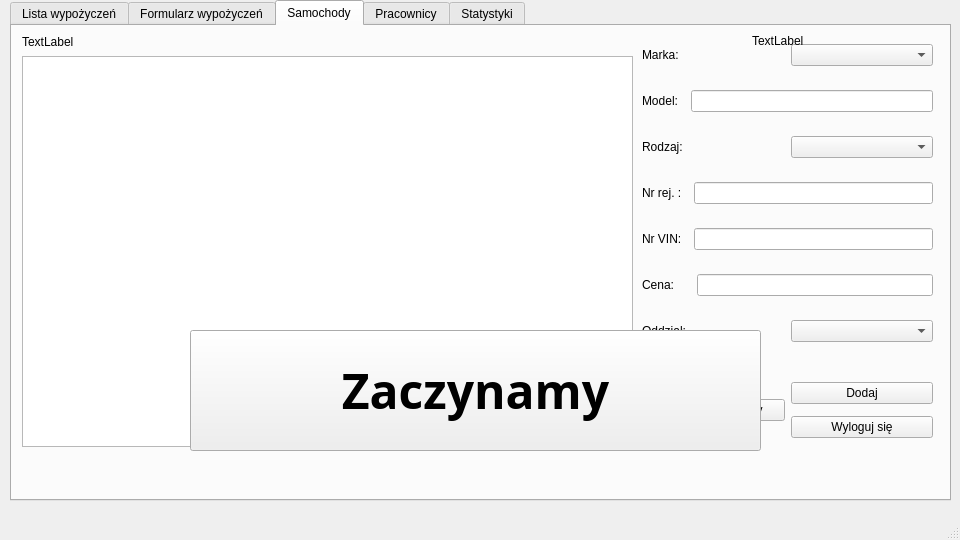
<?xml version="1.0" encoding="UTF-8"?>
<ui version="4.0">
 <class>pracownikWindow</class>
 <widget class="QMainWindow" name="pracownikWindow">
  <property name="windowModality">
   <enum>Qt::WindowModal</enum>
  </property>
  <property name="geometry">
   <rect>
    <x>0</x>
    <y>0</y>
    <width>960</width>
    <height>540</height>
   </rect>
  </property>
  <property name="windowTitle">
   <string>Wypożyczalnia samochodów - widok pracownika</string>
  </property>
  <widget class="QWidget" name="centralwidget">
   <widget class="QTabWidget" name="tabWidget">
    <property name="geometry">
     <rect>
      <x>10</x>
      <y>0</y>
      <width>941</width>
      <height>501</height>
     </rect>
    </property>
    <property name="tabPosition">
     <enum>QTabWidget::North</enum>
    </property>
    <property name="currentIndex">
     <number>2</number>
    </property>
    <widget class="QWidget" name="tab_listaWyp">
     <attribute name="title">
      <string>Lista wypożyczeń</string>
     </attribute>
     <widget class="QWidget" name="layoutWidget">
      <property name="geometry">
       <rect>
        <x>10</x>
        <y>10</y>
        <width>921</width>
        <height>421</height>
       </rect>
      </property>
      <layout class="QVBoxLayout" name="verticalLayout_listWyp">
       <item>
        <layout class="QHBoxLayout" name="horizontalLayout_listWyp">
         <item>
          <widget class="QComboBox" name="comboBox"/>
         </item>
         <item>
          <layout class="QHBoxLayout" name="horizontalLayout_listWyp_oaow">
           <item>
            <widget class="QPushButton" name="pushButton_oddany">
             <property name="text">
              <string>Oddany</string>
             </property>
            </widget>
           </item>
           <item>
            <widget class="QPushButton" name="pushButton_anulujwyp">
             <property name="text">
              <string>Anuluj wypożyczenie</string>
             </property>
            </widget>
           </item>
           <item>
            <widget class="QPushButton" name="pushButton_listWyp_odswiez">
             <property name="text">
              <string>Odśwież</string>
             </property>
            </widget>
           </item>
           <item>
            <widget class="QPushButton" name="pushButton_listWyp_wyloguj">
             <property name="text">
              <string>Wyloguj się</string>
             </property>
            </widget>
           </item>
          </layout>
         </item>
        </layout>
       </item>
       <item>
        <widget class="QLabel" name="label_listWyp">
         <property name="text">
          <string>TextLabel</string>
         </property>
        </widget>
       </item>
       <item>
        <widget class="QListWidget" name="listWidget_listaWyp"/>
       </item>
      </layout>
     </widget>
    </widget>
    <widget class="QWidget" name="tab_formWyp">
     <attribute name="title">
      <string>Formularz wypożyczeń</string>
     </attribute>
     <widget class="QGroupBox" name="groupBox_form">
      <property name="geometry">
       <rect>
        <x>630</x>
        <y>10</y>
        <width>291</width>
        <height>331</height>
       </rect>
      </property>
      <property name="title">
       <string/>
      </property>
      <property name="checkable">
       <bool>false</bool>
      </property>
      <layout class="QVBoxLayout" name="verticalLayout">
       <item>
        <layout class="QHBoxLayout" name="horizontalLayout_form_imie">
         <item>
          <widget class="QLabel" name="label_form_imie">
           <property name="text">
            <string>Imie:         </string>
           </property>
          </widget>
         </item>
         <item>
          <widget class="QLineEdit" name="lineEdit_form_imie"/>
         </item>
        </layout>
       </item>
       <item>
        <layout class="QHBoxLayout" name="horizontalLayout_form_nazwisko">
         <item>
          <widget class="QLabel" name="label_form_nazwisko">
           <property name="text">
            <string>Nazwisko:</string>
           </property>
          </widget>
         </item>
         <item>
          <widget class="QLineEdit" name="lineEdit_form_nazwisko"/>
         </item>
        </layout>
       </item>
       <item>
        <layout class="QHBoxLayout" name="horizontalLayout_form_email">
         <item>
          <widget class="QLabel" name="label_form_email">
           <property name="text">
            <string>E-mail:     </string>
           </property>
          </widget>
         </item>
         <item>
          <widget class="QLineEdit" name="lineEdit_form_email"/>
         </item>
        </layout>
       </item>
       <item>
        <layout class="QHBoxLayout" name="horizontalLayout_form_tel">
         <item>
          <widget class="QLabel" name="label_form_tel">
           <property name="text">
            <string>Nr. tel.:     </string>
           </property>
          </widget>
         </item>
         <item>
          <widget class="QLineEdit" name="lineEdit_form_tel"/>
         </item>
        </layout>
       </item>
       <item>
        <layout class="QHBoxLayout" name="horizontalLayout_pesel">
         <item>
          <widget class="QLabel" name="label_form_pesel">
           <property name="text">
            <string>Pesel:        </string>
           </property>
          </widget>
         </item>
         <item>
          <widget class="QLineEdit" name="lineEdit_form_pesel"/>
         </item>
        </layout>
       </item>
       <item>
        <layout class="QHBoxLayout" name="horizontalLayout_form_dataOd">
         <item>
          <widget class="QLabel" name="label_form_dataOd">
           <property name="text">
            <string>Data od:</string>
           </property>
          </widget>
         </item>
         <item>
          <widget class="QDateEdit" name="dateEdit_form_dataOd"/>
         </item>
        </layout>
       </item>
       <item>
        <layout class="QHBoxLayout" name="horizontalLayout_form_dataDo">
         <item>
          <widget class="QLabel" name="label_form_dataDo">
           <property name="text">
            <string>Data do:</string>
           </property>
          </widget>
         </item>
         <item>
          <widget class="QDateEdit" name="dateEdit_form_dataDo"/>
         </item>
        </layout>
       </item>
      </layout>
     </widget>
     <widget class="QListWidget" name="listWidget_form">
      <property name="geometry">
       <rect>
        <x>10</x>
        <y>30</y>
        <width>611</width>
        <height>391</height>
       </rect>
      </property>
     </widget>
     <widget class="QLabel" name="label_form">
      <property name="geometry">
       <rect>
        <x>10</x>
        <y>10</y>
        <width>601</width>
        <height>20</height>
       </rect>
      </property>
      <property name="text">
       <string>TextLabel</string>
      </property>
     </widget>
     <widget class="QWidget" name="layoutWidget">
      <property name="geometry">
       <rect>
        <x>630</x>
        <y>350</y>
        <width>291</width>
        <height>69</height>
       </rect>
      </property>
      <layout class="QHBoxLayout" name="horizontalLayout_2">
       <item>
        <widget class="QPushButton" name="pushButton_form_poka">
         <property name="text">
          <string>Pokaż samochody</string>
         </property>
        </widget>
       </item>
       <item>
        <layout class="QVBoxLayout" name="verticalLayout_2">
         <item>
          <widget class="QPushButton" name="pushButton_form_wypozycz">
           <property name="text">
            <string>Wypożycz</string>
           </property>
          </widget>
         </item>
         <item>
          <widget class="QPushButton" name="pushButton_form_wyloguj">
           <property name="text">
            <string>Wyloguj się</string>
           </property>
          </widget>
         </item>
        </layout>
       </item>
      </layout>
     </widget>
    </widget>
    <widget class="QWidget" name="tab_Samochody">
     <attribute name="title">
      <string>Samochody</string>
     </attribute>
     <widget class="QListWidget" name="listWidget_sam">
      <property name="geometry">
       <rect>
        <x>10</x>
        <y>30</y>
        <width>611</width>
        <height>391</height>
       </rect>
      </property>
     </widget>
     <widget class="QWidget" name="layoutWidget">
      <property name="geometry">
       <rect>
        <x>630</x>
        <y>0</y>
        <width>291</width>
        <height>341</height>
       </rect>
      </property>
      <layout class="QVBoxLayout" name="verticalLayout_sam">
       <item>
        <layout class="QHBoxLayout" name="horizontalLayout_sam_marka">
         <item>
          <widget class="QLabel" name="label_sam_marka">
           <property name="text">
            <string>Marka:</string>
           </property>
          </widget>
         </item>
         <item>
          <widget class="QComboBox" name="comboBox_sam_marka"/>
         </item>
        </layout>
       </item>
       <item>
        <layout class="QHBoxLayout" name="horizontalLayout_sam_model">
         <item>
          <widget class="QLabel" name="label_sam_model">
           <property name="text">
            <string>Model:  </string>
           </property>
          </widget>
         </item>
         <item>
          <widget class="QLineEdit" name="lineEdit_sam_model"/>
         </item>
        </layout>
       </item>
       <item>
        <layout class="QHBoxLayout" name="horizontalLayout_sam_rodzaj">
         <item>
          <widget class="QLabel" name="label_sam_rodzaj">
           <property name="text">
            <string>Rodzaj:</string>
           </property>
          </widget>
         </item>
         <item>
          <widget class="QComboBox" name="comboBox_sam_rodzaj"/>
         </item>
        </layout>
       </item>
       <item>
        <layout class="QHBoxLayout" name="horizontalLayout_sam_nrrej">
         <item>
          <widget class="QLabel" name="label_sam_nrrej">
           <property name="text">
            <string>Nr rej. :  </string>
           </property>
          </widget>
         </item>
         <item>
          <widget class="QLineEdit" name="lineEdit_sam_nrrej"/>
         </item>
        </layout>
       </item>
       <item>
        <layout class="QHBoxLayout" name="horizontalLayout_sam_vin">
         <item>
          <widget class="QLabel" name="label_sam_vin">
           <property name="text">
            <string>Nr VIN:  </string>
           </property>
          </widget>
         </item>
         <item>
          <widget class="QLineEdit" name="lineEdit_sam_vin"/>
         </item>
        </layout>
       </item>
       <item>
        <layout class="QHBoxLayout" name="horizontalLayout_sam_cena">
         <item>
          <widget class="QLabel" name="label_sam_cena">
           <property name="text">
            <string>Cena:     </string>
           </property>
          </widget>
         </item>
         <item>
          <widget class="QLineEdit" name="lineEdit_sam_cena"/>
         </item>
        </layout>
       </item>
       <item>
        <layout class="QHBoxLayout" name="horizontalLayout_sam_oddzial">
         <item>
          <widget class="QLabel" name="label_sam_oddzial">
           <property name="text">
            <string>Oddział:</string>
           </property>
          </widget>
         </item>
         <item>
          <widget class="QComboBox" name="comboBox_sam_oddzial"/>
         </item>
        </layout>
       </item>
      </layout>
     </widget>
     <widget class="QWidget" name="layoutWidget">
      <property name="geometry">
       <rect>
        <x>630</x>
        <y>350</y>
        <width>291</width>
        <height>69</height>
       </rect>
      </property>
      <layout class="QHBoxLayout" name="horizontalLayout_sam_pu">
       <item>
        <layout class="QVBoxLayout" name="verticalLayout_sam_pu">
         <item>
          <widget class="QPushButton" name="pushButton_sam_poka">
           <property name="text">
            <string>Pokaż samochody</string>
           </property>
          </widget>
         </item>
        </layout>
       </item>
       <item>
        <layout class="QVBoxLayout" name="verticalLayout_sam_wd">
         <item>
          <widget class="QPushButton" name="pushButton_sam_dodaj">
           <property name="text">
            <string>Dodaj</string>
           </property>
          </widget>
         </item>
         <item>
          <widget class="QPushButton" name="pushButton_sam_wyloguj">
           <property name="text">
            <string>Wyloguj się</string>
           </property>
          </widget>
         </item>
        </layout>
       </item>
      </layout>
     </widget>
     <widget class="QLabel" name="label_sam">
      <property name="geometry">
       <rect>
        <x>10</x>
        <y>0</y>
        <width>611</width>
        <height>31</height>
       </rect>
      </property>
      <property name="text">
       <string>TextLabel</string>
      </property>
     </widget>
    </widget>
    <widget class="QWidget" name="tab_pracownicy">
     <attribute name="title">
      <string>Pracownicy</string>
     </attribute>
     <widget class="QListWidget" name="listWidget_pracownicy">
      <property name="geometry">
       <rect>
        <x>10</x>
        <y>30</y>
        <width>611</width>
        <height>391</height>
       </rect>
      </property>
     </widget>
     <widget class="QWidget" name="layoutWidget">
      <property name="geometry">
       <rect>
        <x>629</x>
        <y>350</y>
        <width>291</width>
        <height>71</height>
       </rect>
      </property>
      <layout class="QVBoxLayout" name="verticalLayout_pracownicy_duwo">
       <item>
        <layout class="QHBoxLayout" name="horizontalLayout_pracownicy_du">
         <item>
          <widget class="QPushButton" name="pushButton_pracownicy_usun">
           <property name="text">
            <string>Usuń</string>
           </property>
          </widget>
         </item>
         <item>
          <widget class="QPushButton" name="pushButton_pracownicy_dodaj">
           <property name="text">
            <string>Dodaj</string>
           </property>
          </widget>
         </item>
        </layout>
       </item>
       <item>
        <layout class="QHBoxLayout" name="horizontalLayout_pracownicy_wo">
         <item>
          <widget class="QPushButton" name="pushButton_pracownicy_odswiez">
           <property name="text">
            <string>Odśwież</string>
           </property>
          </widget>
         </item>
         <item>
          <widget class="QPushButton" name="pushButton_pracownicy_wyloguj">
           <property name="text">
            <string>Wyloguj się</string>
           </property>
          </widget>
         </item>
        </layout>
       </item>
      </layout>
     </widget>
     <widget class="QWidget" name="layoutWidget">
      <property name="geometry">
       <rect>
        <x>630</x>
        <y>0</y>
        <width>291</width>
        <height>341</height>
       </rect>
      </property>
      <layout class="QVBoxLayout" name="verticalLayout_pracownicy">
       <item>
        <layout class="QHBoxLayout" name="horizontalLayout_pracownicy_imie">
         <item>
          <widget class="QLabel" name="label_pracownicy_imie">
           <property name="text">
            <string>Imię:         </string>
           </property>
          </widget>
         </item>
         <item>
          <widget class="QLineEdit" name="lineEdit_pracownicy_imie"/>
         </item>
        </layout>
       </item>
       <item>
        <layout class="QHBoxLayout" name="horizontalLayout_pracownicy_nazwisko">
         <item>
          <widget class="QLabel" name="label_pracownicy_nazwisko">
           <property name="text">
            <string>Nazwisko:</string>
           </property>
          </widget>
         </item>
         <item>
          <widget class="QLineEdit" name="lineEdit_pracownicy_nazwisko"/>
         </item>
        </layout>
       </item>
       <item>
        <layout class="QHBoxLayout" name="horizontalLayout_pracownicy_email">
         <item>
          <widget class="QLabel" name="label_pracownicy_email">
           <property name="text">
            <string>E-mail:     </string>
           </property>
          </widget>
         </item>
         <item>
          <widget class="QLineEdit" name="lineEdit_pracownicy_email"/>
         </item>
        </layout>
       </item>
       <item>
        <layout class="QHBoxLayout" name="horizontalLayout_praconwicy_oddzial">
         <item>
          <widget class="QLabel" name="label_pracownicy_oddzial">
           <property name="text">
            <string>Oddział:</string>
           </property>
          </widget>
         </item>
         <item>
          <widget class="QComboBox" name="comboBox_pracownicy_oddzial"/>
         </item>
        </layout>
       </item>
       <item>
        <layout class="QHBoxLayout" name="horizontalLayout_pracownicy_przelozony">
         <item>
          <widget class="QLabel" name="label_pracownicy_przelozony">
           <property name="text">
            <string>Przełożony:</string>
           </property>
          </widget>
         </item>
         <item>
          <widget class="QComboBox" name="comboBox_pracownicy_przlozony"/>
         </item>
        </layout>
       </item>
       <item>
        <layout class="QHBoxLayout" name="horizontalLayout_pracownicy_stanowisko">
         <item>
          <widget class="QLabel" name="label_pracownicy_stanowisko">
           <property name="text">
            <string>Stanowisko:</string>
           </property>
          </widget>
         </item>
         <item>
          <widget class="QComboBox" name="comboBox_pacownicy_stanowisko"/>
         </item>
        </layout>
       </item>
       <item>
        <layout class="QHBoxLayout" name="horizontalLayout__pracownicy_haslo">
         <item>
          <widget class="QLabel" name="label_pacownicy_haslo">
           <property name="text">
            <string>Hasło:       </string>
           </property>
          </widget>
         </item>
         <item>
          <widget class="QLineEdit" name="lineEdit_pracownicy_haslo">
           <property name="echoMode">
            <enum>QLineEdit::Password</enum>
           </property>
          </widget>
         </item>
        </layout>
       </item>
      </layout>
     </widget>
     <widget class="QLabel" name="label_pracownicy">
      <property name="geometry">
       <rect>
        <x>10</x>
        <y>0</y>
        <width>611</width>
        <height>31</height>
       </rect>
      </property>
      <property name="text">
       <string>TextLabel</string>
      </property>
     </widget>
    </widget>
    <widget class="QWidget" name="tab_statystyki">
     <attribute name="title">
      <string>Statystyki</string>
     </attribute>
     <widget class="QGroupBox" name="groupBox_statystyki">
      <property name="geometry">
       <rect>
        <x>10</x>
        <y>10</y>
        <width>591</width>
        <height>441</height>
       </rect>
      </property>
      <property name="title">
       <string/>
      </property>
      <widget class="QLabel" name="label_ilosc_wypozyczen">
       <property name="geometry">
        <rect>
         <x>10</x>
         <y>20</y>
         <width>561</width>
         <height>31</height>
        </rect>
       </property>
       <property name="text">
        <string>TextLabel</string>
       </property>
      </widget>
      <widget class="QLabel" name="label_ilosc_wyp_mies">
       <property name="geometry">
        <rect>
         <x>10</x>
         <y>60</y>
         <width>561</width>
         <height>31</height>
        </rect>
       </property>
       <property name="text">
        <string>TextLabel</string>
       </property>
      </widget>
      <widget class="QLabel" name="label_ilosc_wyp_1">
       <property name="geometry">
        <rect>
         <x>10</x>
         <y>100</y>
         <width>561</width>
         <height>31</height>
        </rect>
       </property>
       <property name="text">
        <string>TextLabel</string>
       </property>
      </widget>
      <widget class="QLabel" name="label_ilosc_wyp_2">
       <property name="geometry">
        <rect>
         <x>10</x>
         <y>140</y>
         <width>561</width>
         <height>31</height>
        </rect>
       </property>
       <property name="text">
        <string>TextLabel</string>
       </property>
      </widget>
      <widget class="QLabel" name="label_ilosc_wyp_rej">
       <property name="geometry">
        <rect>
         <x>10</x>
         <y>180</y>
         <width>571</width>
         <height>31</height>
        </rect>
       </property>
       <property name="text">
        <string>TextLabel</string>
       </property>
      </widget>
      <widget class="QLabel" name="label_ilosc_wyp_nrej">
       <property name="geometry">
        <rect>
         <x>10</x>
         <y>220</y>
         <width>551</width>
         <height>31</height>
        </rect>
       </property>
       <property name="text">
        <string>TextLabel</string>
       </property>
      </widget>
     </widget>
     <widget class="QWidget" name="layoutWidget">
      <property name="geometry">
       <rect>
        <x>610</x>
        <y>10</y>
        <width>321</width>
        <height>151</height>
       </rect>
      </property>
      <layout class="QVBoxLayout" name="verticalLayout_statystyki">
       <item>
        <widget class="QComboBox" name="comboBox_statystyki_miesiac"/>
       </item>
       <item>
        <widget class="QPushButton" name="pushButton_statystyki_odswiez">
         <property name="text">
          <string>Odśwież</string>
         </property>
        </widget>
       </item>
       <item>
        <widget class="QPushButton" name="pushButton_statystyki_wyloguj">
         <property name="text">
          <string>Wyloguj się</string>
         </property>
        </widget>
       </item>
      </layout>
     </widget>
    </widget>
   </widget>
   <widget class="QLabel" name="label_zaczynamy">
    <property name="geometry">
     <rect>
      <x>100</x>
      <y>50</y>
      <width>451</width>
      <height>131</height>
     </rect>
    </property>
    <property name="font">
     <font>
      <family>Arial Black</family>
      <pointsize>28</pointsize>
      <bold>true</bold>
     </font>
    </property>
    <property name="text">
     <string/>
    </property>
   </widget>
   <widget class="QPushButton" name="pushButton_zaczynamy">
    <property name="geometry">
     <rect>
      <x>190</x>
      <y>330</y>
      <width>571</width>
      <height>121</height>
     </rect>
    </property>
    <property name="font">
     <font>
      <family>Arial Black</family>
      <pointsize>36</pointsize>
      <bold>true</bold>
     </font>
    </property>
    <property name="text">
     <string>Zaczynamy</string>
    </property>
   </widget>
   <widget class="QLabel" name="label_zaczynamy_data">
    <property name="geometry">
     <rect>
      <x>752</x>
      <y>20</y>
      <width>141</width>
      <height>41</height>
     </rect>
    </property>
    <property name="text">
     <string>TextLabel</string>
    </property>
   </widget>
  </widget>
  <widget class="QMenuBar" name="menubar">
   <property name="geometry">
    <rect>
     <x>0</x>
     <y>0</y>
     <width>960</width>
     <height>25</height>
    </rect>
   </property>
  </widget>
  <widget class="QStatusBar" name="statusbar"/>
 </widget>
 <resources/>
 <connections/>
</ui>
